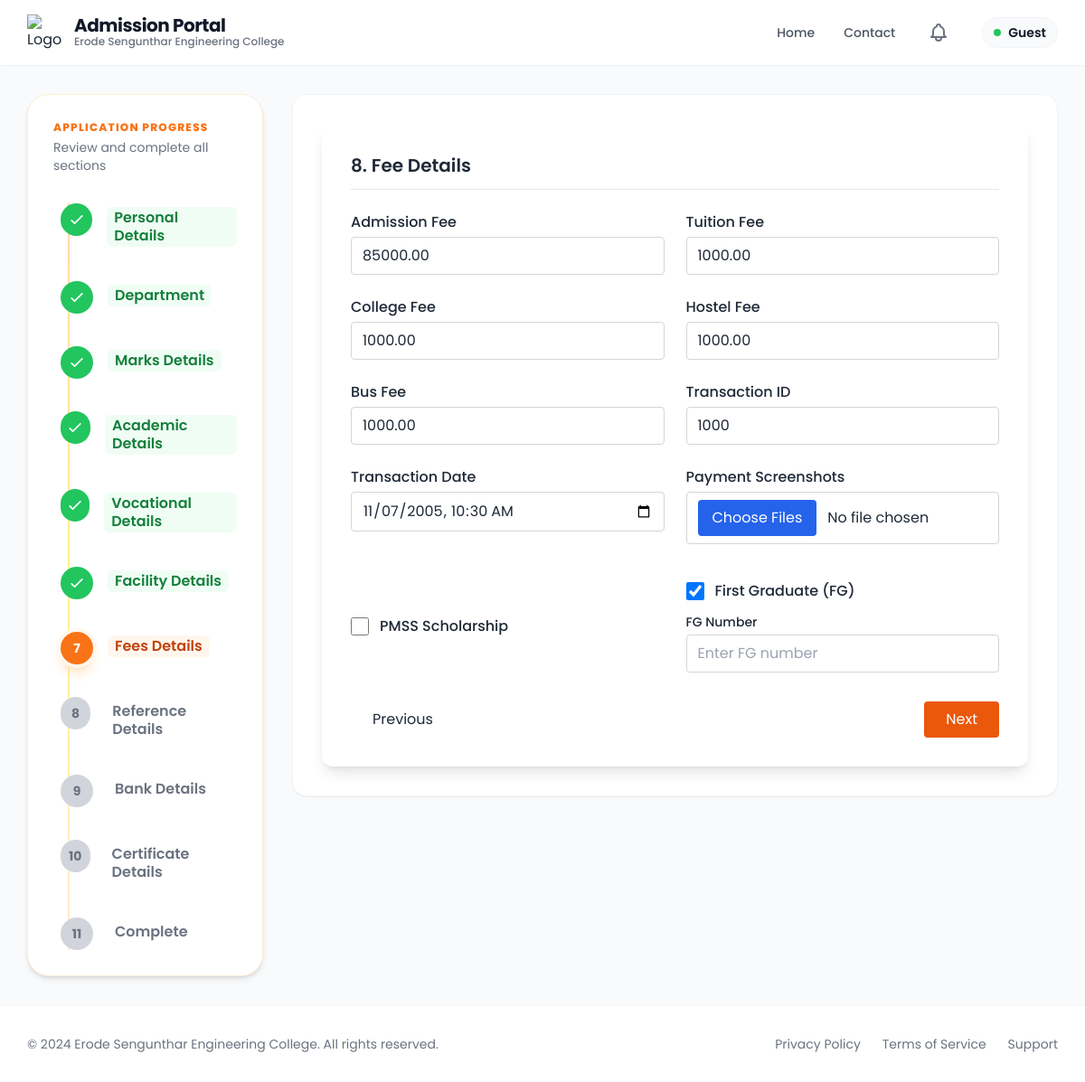
Page /fee_details/1000/ on the earlier database version.
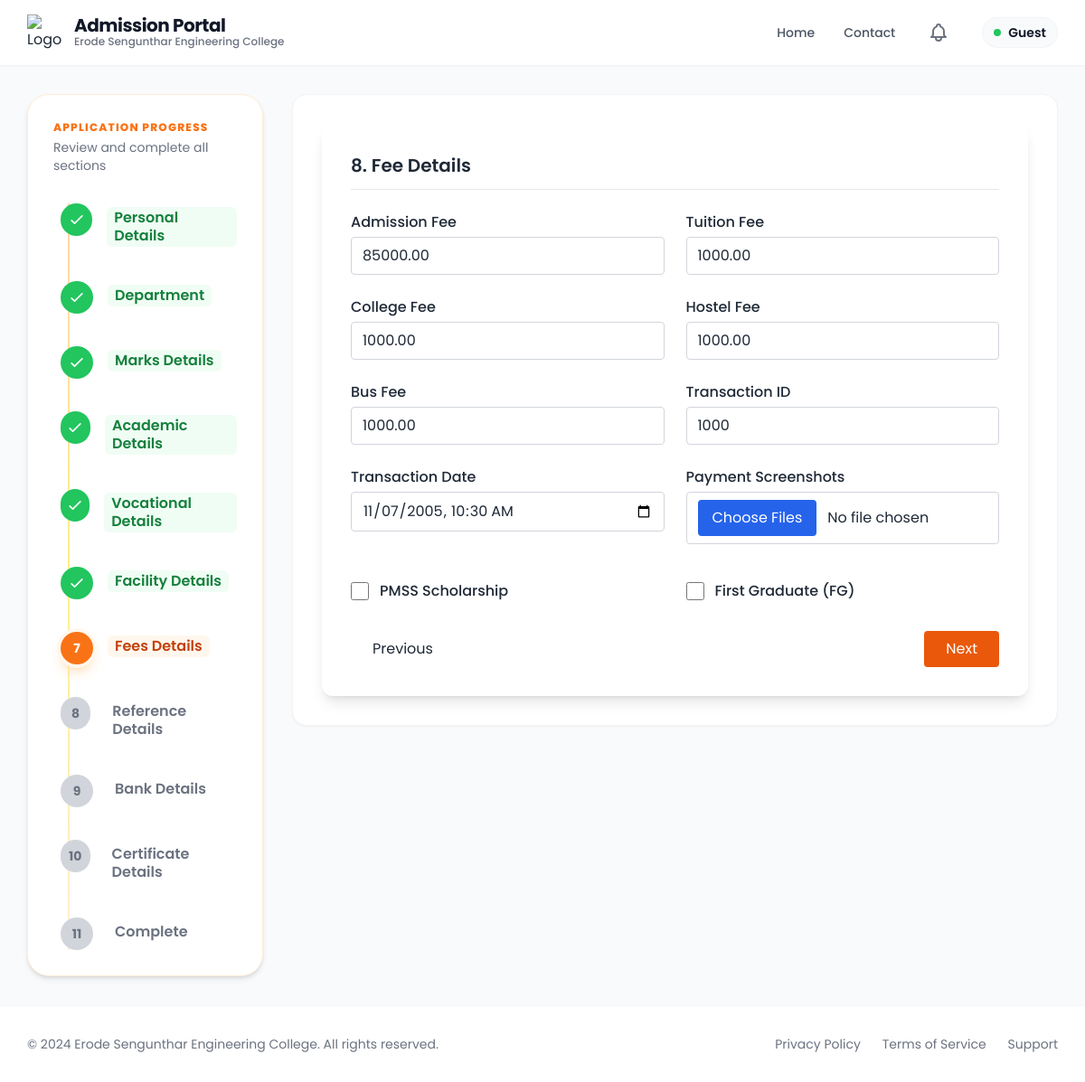
Same page on the later database version.
### app/models.py (models this page shows, shortened)
class Admission(models.Model):
    ADMISSION_STATUS_CHOICES = (
        ('enquired', 'Enquired'),
        ('admitted', 'Admitted'),
        ('discontinued', 'Discontinued'),
        ('left', 'Left'),
    )
    admission_status = models.CharField(max_length=20, choices=ADMISSION_STATUS_CHOICES, default='enquired')
    application_number = models.CharField(max_length=100, blank=True, null=True)
    application_date = models.DateField(blank=True, null=True)
    admission_date = models.DateField(blank=True, null=True)
    allotment_number = models.CharField(max_length=100, blank=True, null=True)
    portal_status = models.CharField(max_length=50, blank=True, null=True)
    quota = models.CharField(max_length=50, blank=True, null=True)
    roll_number = models.CharField(max_length=100, blank=True, null=True)
    unique_id = models.CharField(max_length=100, blank=True, null=True)
    umis_number = models.CharField(max_length=100, blank=True, null=True)
    level = models.CharField(max_length=10, blank=True, null=True)
    course = models.CharField(max_length=100, blank=True, null=True)
    branch = models.CharField(max_length=100, blank=True, null=True)
    department_preferences = models.JSONField(default=dict, blank=True, null=True)
    pg_dept = models.CharField(max_length=255, blank=True, null=True)
    is_fg = models.BooleanField(default=False, blank=True, null=True)
    fg_number = models.CharField(max_length=100, blank=True, null=True)
    pmss = models.BooleanField(default=False, blank=True, null=True)
    seven_five = models.BooleanField(default=False, blank=True, null=True)
    student_name = models.CharField(max_length=255, blank=True, null=True)
    dob = models.DateField(blank=True, null=True)
    gender = models.CharField(max_length=10, blank=True, null=True)
    community = models.CharField(max_length=50, blank=True, null=True)
    caste = models.CharField(max_length=100, blank=True, null=True)
    region = models.CharField(max_length=100, blank=True, null=True)
    aadhaar_number = models.CharField(max_length=12, blank=True, null=True)
    father_name = models.CharField(max_length=255, blank=True, null=True)
    mother_name = models.CharField(max_length=255, blank=True, null=True)
    guardian_name = models.CharField(max_length=255, blank=True, null=True)
    father_mobile = models.CharField(max_length=15, blank=True, null=True)
    mother_mobile = models.CharField(max_length=15, blank=True, null=True)
    guardian_mobile = models.CharField(max_length=15, blank=True, null=True)
    email = models.EmailField(blank=True, null=True)
    student_mobile = models.CharField(max_length=15, blank=True, null=True)
    address = models.TextField(blank=True, null=True)
    pincode = models.CharField(max_length=10, blank=True, null=True)
    district = models.CharField(max_length=100, blank=True, null=True)
    state = models.CharField(max_length=100, blank=True, null=True)
    country = models.CharField(max_length=100, blank=True, null=True)
    qualification = models.CharField(max_length=10, blank=True, null=True)
    tenth_total = models.CharField(max_length=50, blank=True, null=True)
    tenth_percentage = models.CharField(max_length=50, blank=True, null=True)
    twelfth_total = models.CharField(max_length=50, blank=True, null=True)
    twelfth_percentage = models.CharField(max_length=50, blank=True, null=True)
    twelfth_major = models.CharField(max_length=255, blank=True, null=True)
    twelth_reg_no = models.CharField(max_length=50, blank=True, null=True)
    maths_marks = models.DecimalField(max_digits=5, decimal_places=2, blank=True, null=True)
    physics_marks = models.DecimalField(max_digits=5, decimal_places=2, blank=True, null=True)
    chemistry_marks = models.DecimalField(max_digits=5, decimal_places=2, blank=True, null=True)
    cutoff_marks = models.DecimalField(max_digits=5, decimal_places=2, blank=True, null=True)
    diploma_total = models.CharField(max_length=50, blank=True, null=True)
    diploma_percentage = models.CharField(max_length=50, blank=True, null=True)
    diploma_major = models.CharField(max_length=255, blank=True, null=True)
    board = models.CharField(max_length=50, blank=True, null=True)
    year_passing = models.IntegerField(blank=True, null=True)
    medium = models.CharField(max_length=50, blank=True, null=True)
    last_school = models.CharField(max_length=255, blank=True, null=True)
    vocational_stream = models.CharField(max_length=255, blank=True, null=True)
    skill_proof = models.FileField(upload_to=vocational_upload_path, blank=True, null=True)
    admission_fee = models.DecimalField(max_digits=10, decimal_places=2, blank=True, null=True)
    tuition_fee = models.DecimalField(max_digits=10, decimal_places=2, blank=True, null=True)
    college_fee = models.DecimalField(max_digits=10, decimal_places=2, blank=True, null=True)
    university_fee = models.DecimalField(max_digits=10, decimal_places=2, blank=True, null=True)
    hostel_fee = models.DecimalField(max_digits=10, decimal_places=2, blank=True, null=True)
    bus_fee = models.DecimalField(max_digits=10, decimal_places=2, blank=True, null=True)
    other_fee = models.DecimalField(max_digits=10, decimal_places=2, blank=True, null=True)
    paid_fee = models.DecimalField(max_digits=10, decimal_places=2, blank=True, null=True)
    concession_amount = models.DecimalField(max_digits=10, decimal_places=2, blank=True, null=True)
    balance_fee = models.DecimalField(max_digits=10, decimal_places=2, blank=True, null=True)
    pending_amount = models.DecimalField(max_digits=10, decimal_places=2, blank=True, null=True)
    transaction_id = models.CharField(max_length=50, blank=True, null=True)
    transaction_date = models.DateTimeField(blank=True, null=True)
    had_paid = models.BooleanField(default=False, blank=True, null=True)
    facility_type = models.CharField(max_length=20, blank=True, null=True)
    hostel_name = models.CharField(max_length=100, blank=True, null=True)
    boarding_point = models.CharField(max_length=100, blank=True, null=True)
    bus_needed = models.CharField(max_length=10, blank=True, null=True)
    bus_route = models.CharField(max_length=255, blank=True, null=True)
    hostel_needed = models.CharField(max_length=10, blank=True, null=True)
    hostel_type = models.CharField(max_length=100, blank=True, null=True)
    room_type = models.CharField(max_length=100, blank=True, null=True)
    mess_type = models.CharField(max_length=100, blank=True, null=True)
    hostel_fee_amount = models.DecimalField(max_digits=10, decimal_places=2, blank=True, null=True)
    account_holder_name = models.CharField(max_length=255, blank=True, null=True)
    account_number = models.CharField(max_length=30, blank=True, null=True)
    bank_name = models.CharField(max_length=100, blank=True, null=True)
    ifsc_code = models.CharField(max_length=15, blank=True, null=True)
    bank_branch = models.CharField(max_length=100, blank=True, null=True)
    seeding_status = models.CharField(max_length=50, blank=True, null=True)
    reference_name = models.CharField(max_length=255, blank=True, null=True)
    contact_number = models.CharField(max_length=15, blank=True, null=True)
    relationship = models.CharField(max_length=100, blank=True, null=True)
    reference_mobile = models.CharField(max_length=15, blank=True, null=True)
    reference_department = models.CharField(max_length=255, blank=True, null=True)
    reference_designation = models.CharField(max_length=255, blank=True, null=True)
    tc = models.FileField(upload_to=certificate_upload_path, blank=True, null=True)
    community_cert = models.FileField(upload_to=certificate_upload_path, blank=True, null=True)
    aadhaar = models.FileField(upload_to=certificate_upload_path, blank=True, null=True)
    tenth_marksheet = models.FileField(upload_to=certificate_upload_path, blank=True, null=True)
    twelfth_marksheet = models.FileField(upload_to=certificate_upload_path, blank=True, null=True)
    photo = models.FileField(upload_to=photo_upload_path, blank=True, null=True)
    created_at = models.DateTimeField(auto_now_add=True)

### app/application_forms/fee_details.py (the view, shortened to what this page needs)
# urls.py: path('fee_details/<int:pk>/', fee_details.fee_details, name='fee_details'),
def fee_details(request, pk):
    try:
        admission = Admission.objects.filter(pk=pk).first()
        if not admission:
            messages.error(request, 'Admission record not found.')
            return redirect('personal_details')
        return render(request, 'details_form/fee_details.html', {'admission': admission, "steps": get_steps(), "current_step": 7})
    except Exception as e:
        logger.error(f"Error in fee_details view: {str(e)}")
        messages.error(request, 'An error occurred while processing your request.')
        return redirect('personal_details')

### app/utils.py (called while the page is built)
def get_steps():
    return [
        {"number": 1, "label": "Personal Details"},
        {"number": 2, "label": "Department"},
        {"number": 3, "label": "Marks Details"},
        {"number": 4, "label": "Academic Details"},
        {"number": 5, "label": "Vocational Details"},
        {"number": 6, "label": "Facility Details"},
        {"number": 7, "label": "Fees Details"},
        {"number": 8, "label": "Reference Details"},
        {"number": 9, "label": "Bank Details"},
        {"number": 10, "label": "Certificate Details"},
        {"number": 11, "label": "Complete"},
    ]

### templates/details_form/fee_details.html (shortened to what the changed rows need)
{% extends 'details_form/Created_base.html' %}
{% block content %}
{% include "details_form/tracker.html" %}
<div class="col-span-1 lg:col-span-9">
  <div class="bg-white rounded-2xl shadow-sm border border-gray-100 p-6 md:p-8">
    <form method="post" enctype="multipart/form-data" action="{% url 'fee_details' admission.pk %}" id="feeForm">
      <div class="max-w-5xl mx-auto bg-white shadow-lg rounded-xl p-8">
        <h2 class="text-xl font-semibold mb-6 border-b pb-3">
          8. Fee Details
        </h2>
        <div class="grid grid-cols-1 md:grid-cols-2 gap-6">
          <div>
            <label class="block font-medium mb-1">Admission Fee</label>
            <input type="text" name="admission_fee" value="{% if admission %}{{ admission.admission_fee }}{% endif %}"
              placeholder="Enter amount"
              class="w-full border border-gray-300 rounded px-3 py-2 focus:ring-2 focus:ring-blue-500">
          </div>
          <div>
            <label class="block font-medium mb-1">Tuition Fee</label>
            <input type="text" name="tuition_fee" value="{% if admission %}{{ admission.tuition_fee }}{% endif %}"
              placeholder="Enter amount"
              class="w-full border border-gray-300 rounded px-3 py-2 focus:ring-2 focus:ring-blue-500">
          </div>
          <div>
            <label class="block font-medium mb-1">College Fee</label>
            <input type="text" name="college_fee" value="{% if admission %}{{ admission.college_fee }}{% endif %}"
              placeholder="Enter amount"
              class="w-full border border-gray-300 rounded px-3 py-2 focus:ring-2 focus:ring-blue-500">
          </div>
          <div>
            <label class="block font-medium mb-1">Hostel Fee</label>
            <input type="text" name="hostel_fee" value="{% if admission %}{{ admission.hostel_fee }}{% endif %}"
              placeholder="Enter amount"
              class="w-full border border-gray-300 rounded px-3 py-2 focus:ring-2 focus:ring-blue-500">
          </div>
          <div>
            <label class="block font-medium mb-1">Bus Fee</label>
            <input type="text" name="bus_fee" value="{% if admission %}{{ admission.bus_fee }}{% endif %}"
              placeholder="Enter amount"
              class="w-full border border-gray-300 rounded px-3 py-2 focus:ring-2 focus:ring-blue-500">
          </div>
          <div>
            <label class="block font-medium mb-1">Transaction ID</label>
            <input type="text" name="transaction_id" value="{% if admission %}{{ admission.transaction_id }}{% endif %}"
              placeholder="Enter transaction ID"
              class="w-full border border-gray-300 rounded px-3 py-2 focus:ring-2 focus:ring-blue-500">
          </div>
          <div>
            <label class="block font-medium mb-1">Transaction Date</label>
            <input type="datetime-local" name="transaction_date"
              value="{% if admission and admission.transaction_date %}{{ admission.transaction_date|date:'Y-m-d\\TH:i' }}{% endif %}"
              class="w-full border border-gray-300 rounded px-3 py-2 focus:ring-2 focus:ring-blue-500">
          </div>
          <div class="md:col-span-2 grid grid-cols-1 md:grid-cols-2 gap-6 mt-4">
            <div class="flex items-center gap-3">
              <input type="checkbox" name="pmss" id="pmss" {% if admission and admission.pmss %}checked{% endif %}
                class="w-5 h-5 text-orange-600 border-gray-300 rounded focus:ring-orange-500">
              <label for="pmss" class="font-medium">PMSS Scholarship</label>
            </div>
            <div class="flex flex-col gap-3">
              <div class="flex items-center gap-3">
                <input type="checkbox" name="is_fg" id="is_fg" onchange="toggleFGNumber()" {% if admission and admission.is_fg %}checked{% endif %}
                  class="w-5 h-5 text-orange-600 border-gray-300 rounded focus:ring-orange-500">
                <label for="is_fg" class="font-medium">First Graduate (FG)</label>
              </div>
              <div id="fg_number_container"
                style="{% if admission and admission.is_fg %}display: block;{% else %}display: none;{% endif %}">
                <label class="block text-sm font-medium mb-1">FG Number</label>
                <input type="text" name="fg_number" value="{% if admission %}{{ admission.fg_number }}{% endif %}"
                  placeholder="Enter FG number"
                  class="w-full border border-gray-300 rounded px-3 py-2 focus:ring-2 focus:ring-blue-500">
              </div>
            </div>
          </div>
        </div>
      </div>
    </form>
  </div>
</div>
{% endblock %}

Differences in the rows shown:
changed Admission: is_fg "☑" → "☐"
Other differences:
text no longer shown: "FG Number"
